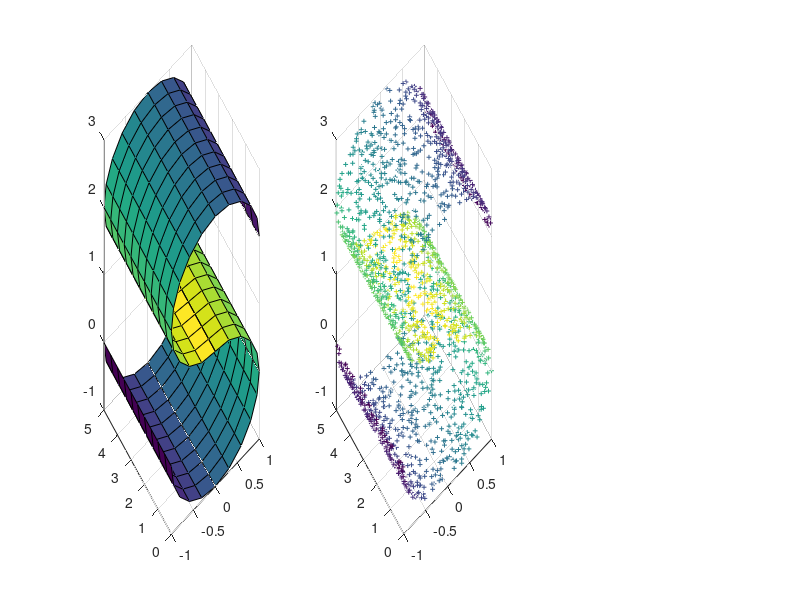

Reproduce this figure in MATLAB. (Note: this script raises an error after producing the figure.)
clc;
close all;
clear;

% S-CURVE DATASET

N=2000;
K=12;
d=2;

% PLOT TRUE MANIFOLD
tt = [-1:0.1:0.5]*pi;
uu = fliplr(tt);
hh = [0:0.1:1]*5;
xx = [cos(tt) -cos(uu)]'*ones(size(hh));
yy = ones(size([tt uu]))'*hh;
zz = [sin(tt) 2-sin(uu)]'*ones(size(hh));
cc = [tt uu]' * ones(size(hh));

subplot(1,3,1);
surf(xx,yy,zz,cc);

% GENERATE SAMPLED DATA

angle = pi*(1.5*rand(1,N/2)-1);
angle_lr = fliplr(angle);
height = 5*rand(1,N);
X = [[cos(angle), -cos(angle_lr)]; height; [ sin(angle), 2-sin(angle_lr)]];

% SCATTERPLOT OF SAMPLED DATA
subplot(1,3,2);
scatter3(X(1,:),X(2,:),X(3,:),12,[angle angle_lr],'+');

% RUN LLE ALGORITHM
Y=lle(X,K,d);

% SCATTERPLOT OF EMBEDDING
subplot(1,3,3); cla;
scatter(Y(1,:),Y(2,:),12,[angle angle_lr],'+');


